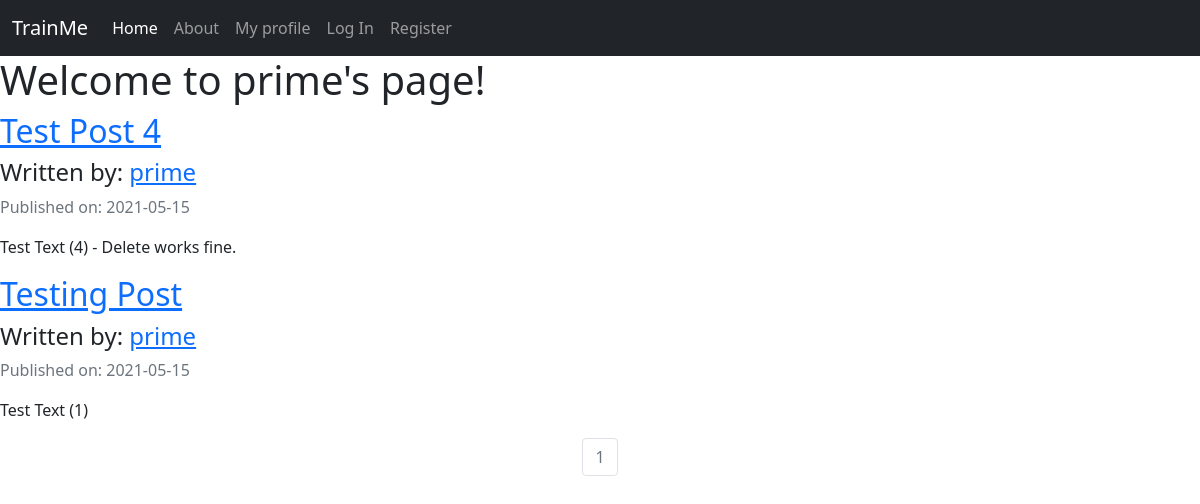
Screenshot of /prime with the database file from the repository.
### trainersblog/models.py (models this page shows, shortened)
class User(db.Model, UserMixin):
    __tablename__ = 'users'
    id = db.Column(db.Integer, primary_key=True)
    profile_image = db.Column(
        db.String(64), nullable=False, default='default_profiles.png')
    email = db.Column(db.String(64), unique=True, index=True)
    username = db.Column(db.String(64), unique=True, index=True)
    password_hash = db.Column(db.String(128))
    posts = db.relationship('TrainerPost', backref='author', lazy=True)

class TrainerPost(db.Model):
    users = db.relationship(User)
    id = db.Column(db.Integer, primary_key=True)
    user_id = db.Column(db.Integer, db.ForeignKey('users.id'), nullable=False)
    date = db.Column(db.DateTime, nullable=False, default=datetime.utcnow)
    title = db.Column(db.String(140), nullable=False)
    text = db.Column(db.Text, nullable=False)

### trainersblog/users/views.py (the view)
@users.route("/<username>")
def user_posts(username):
    page = request.args.get('page', 1, type=int)
    user = User.query.filter_by(username=username).first_or_404()
    trainer_posts = TrainerPost.query.filter_by(author=user).order_by(
        TrainerPost.date.desc()).paginate(page=page, per_page=5)
    return render_template('users/user_posts.html', trainer_posts=trainer_posts, user=user)

### trainersblog/templates/users/user_posts.html
{% extends 'base.html' %}
{%block content%}
<div>
  <h1>
    Welcome to {{user.username}}'s page!
  </h1>
</div>
<div>
{% for post in trainer_posts.items %}
    <div>
        <h2>
            <a href="{{url_for('posts.post', post_id=post.id)}}">{{post.title}}</a>
        <h2>
        <h4>
            Written by: <a href="{{url_for('users.user_posts', username=post.author.username)}}">{{post.author.username}}</a>
        </h4>
        <p class='text-muted'>Published on: {{post.date.strftime("%Y-%m-%d")}}</p>
        <p>{{post.text}}</p>
    <div>
{% endfor %}
</div>
<nav aria-label='Page Navigation example'>
  <ul class="pagination justify-content-center">
    {% for page_num in trainer_posts.iter_pages(left_edge=1,right_edge=1,left_current=1,right_current=2)  %}
      {% if trainer_posts.page == page_num %}
      <li class='page-item disabled'>
        <a class="page-link" href="{{url_for('users.user_posts',username=user.username,page=page_num)}}">{{ page_num}}</a>
      </li>
      {% else %}
      <li class='page-item'>
        <a class="page-link" href="{{url_for('users.user_posts',username=user.username,page=page_num)}}">{{ page_num}}</a>
      </li>
      {% endif %}
    {% endfor %}
  </ul>
</nav>
{%endblock%}

### rows the page displays
User: username "prime"
TrainerPost: title "Test Post 4", author.username "prime", date "2021-05-15", text "Test Text (4) - Delete works fine."
TrainerPost: title "Testing Post", author.username "prime", date "2021-05-15", text "Test Text (1)"

### other values shown
{{ page_num }} "1"
